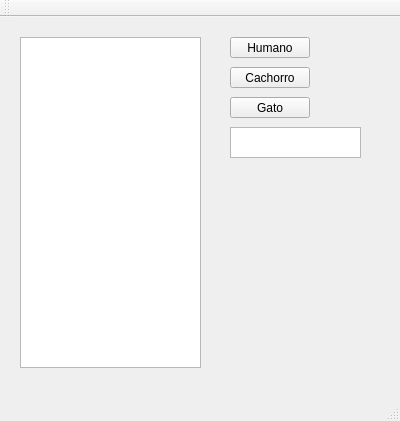
<?xml version="1.0" encoding="UTF-8"?>
<ui version="4.0">
 <class>MainWindow</class>
 <widget class="QMainWindow" name="MainWindow">
  <property name="geometry">
   <rect>
    <x>0</x>
    <y>0</y>
    <width>400</width>
    <height>421</height>
   </rect>
  </property>
  <property name="windowTitle">
   <string>MainWindow</string>
  </property>
  <widget class="QWidget" name="centralWidget">
   <widget class="QTextEdit" name="textEdit">
    <property name="geometry">
     <rect>
      <x>20</x>
      <y>20</y>
      <width>181</width>
      <height>331</height>
     </rect>
    </property>
   </widget>
   <widget class="QPushButton" name="humano">
    <property name="geometry">
     <rect>
      <x>230</x>
      <y>20</y>
      <width>80</width>
      <height>21</height>
     </rect>
    </property>
    <property name="text">
     <string>Humano</string>
    </property>
   </widget>
   <widget class="QPushButton" name="cachorro">
    <property name="geometry">
     <rect>
      <x>230</x>
      <y>50</y>
      <width>80</width>
      <height>21</height>
     </rect>
    </property>
    <property name="text">
     <string>Cachorro</string>
    </property>
   </widget>
   <widget class="QPushButton" name="gato">
    <property name="geometry">
     <rect>
      <x>230</x>
      <y>80</y>
      <width>80</width>
      <height>21</height>
     </rect>
    </property>
    <property name="text">
     <string>Gato</string>
    </property>
   </widget>
   <widget class="QTextEdit" name="elementos">
    <property name="geometry">
     <rect>
      <x>230</x>
      <y>110</y>
      <width>131</width>
      <height>31</height>
     </rect>
    </property>
   </widget>
  </widget>
  <widget class="QMenuBar" name="menuBar">
   <property name="geometry">
    <rect>
     <x>0</x>
     <y>0</y>
     <width>400</width>
     <height>20</height>
    </rect>
   </property>
  </widget>
  <widget class="QToolBar" name="mainToolBar">
   <attribute name="toolBarArea">
    <enum>TopToolBarArea</enum>
   </attribute>
   <attribute name="toolBarBreak">
    <bool>false</bool>
   </attribute>
  </widget>
  <widget class="QStatusBar" name="statusBar"/>
 </widget>
 <layoutdefault spacing="6" margin="11"/>
 <resources/>
 <connections/>
</ui>
